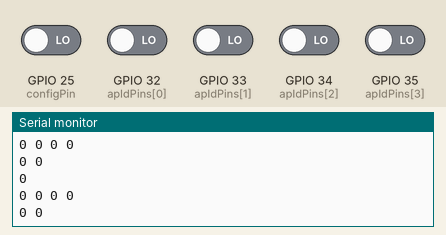
A sketch run on a simulated ESP32. Parts: the last lines printed to the serial monitor. The test bench sets the inputs (shaded band); at power-on: GPIO 25 (configPin), GPIO 32 (apIdPins[0]), GPIO 33 (apIdPins[1]), GPIO 34 (apIdPins[2]), GPIO 35 (apIdPins[3]) LOW.

Above: at 2.8 s.
2.9 s: GPIO 25 (configPin) driven HIGH
4.4 s: GPIO 32 (apIdPins[0]) driven HIGH
At 5.4 s:
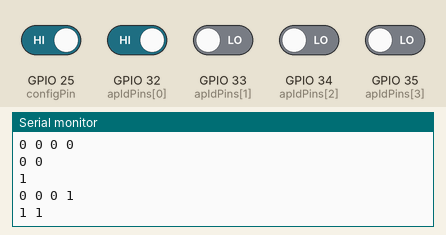
5.9 s: GPIO 33 (apIdPins[1]) driven HIGH
At 6.8 s:
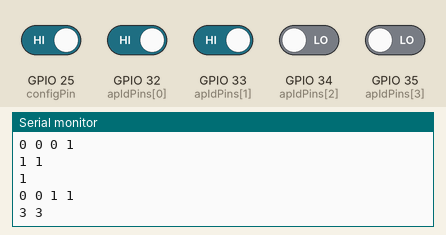
7.4 s: GPIO 35 (apIdPins[3]) driven HIGH
At 8.8 s:
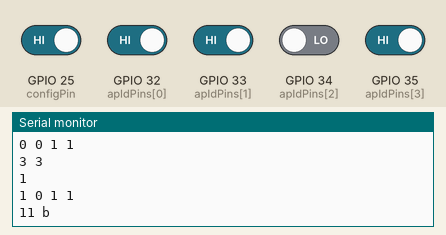
10.5 s: GPIO 34 (apIdPins[2]) driven HIGH
At 11.8 s:
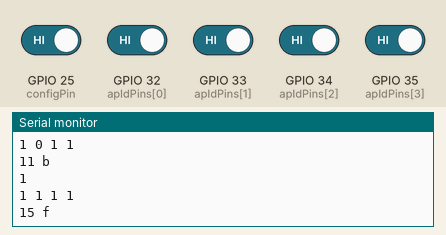
13.5 s: GPIO 32 (apIdPins[0]) driven LOW
At 14.8 s:
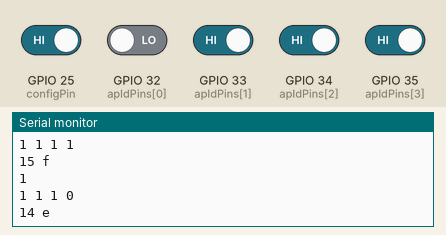
Timing chart, 0 to 16.5 s (numbered marks = the images above; inputs shaded):
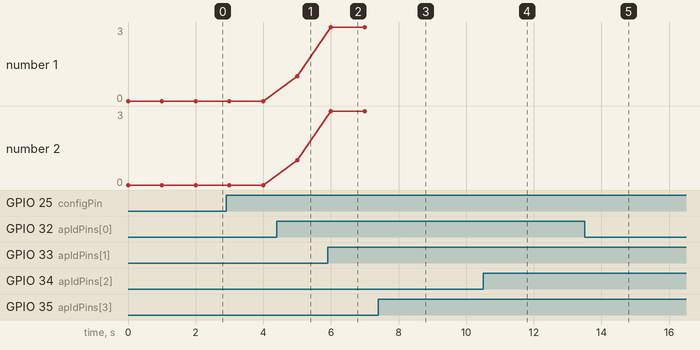

Measured:
- after the input at 4.4 s, the serial monitor: prints a new line after 0.60 s (image 1)
- after the input at 5.9 s, the serial monitor: prints a new line after 0.10 s (image 2)
- after the input at 7.4 s, the serial monitor: prints a new line after 0.60 s (image 3)
- after the input at 10.5 s, the serial monitor: prints a new line after 0.50 s (image 4)
- after the input at 13.5 s, the serial monitor: prints a new line after 0.50 s (image 5)
- plotted number 1: 1 → 3 after the input at 5.9 s
- plotted number 2: 1 → 3 after the input at 5.9 s

The sketch:

buttons.ino
```cpp
const int configPin = 25;
const int apIdPins[4] = {32, 33, 34, 35};
const char hexcodes[16] = {'0','1','2','3','4','5','6','7',
  '8','9','a','b','c','d','e','f'};

void setup() {
  Serial.begin(115200);
  pinMode(configPin, INPUT);
  for(int i=0; i<4; i++) pinMode(apIdPins[i], INPUT);
  Serial.println();
}

void loop() {
  Serial.println(digitalRead(configPin));
  uint8_t v = 0;
  for(int i=3; i>=0; i--){
    bool a = digitalRead(apIdPins[i]);
    Serial.print(a);
    Serial.print(" ");
    v <<= 1;
    if(a) v |= 1;
  }
  Serial.println();
  Serial.print((int)v);
  Serial.print(" ");
  Serial.println(hexcodes[v]);
  delay(1000);
}
```
